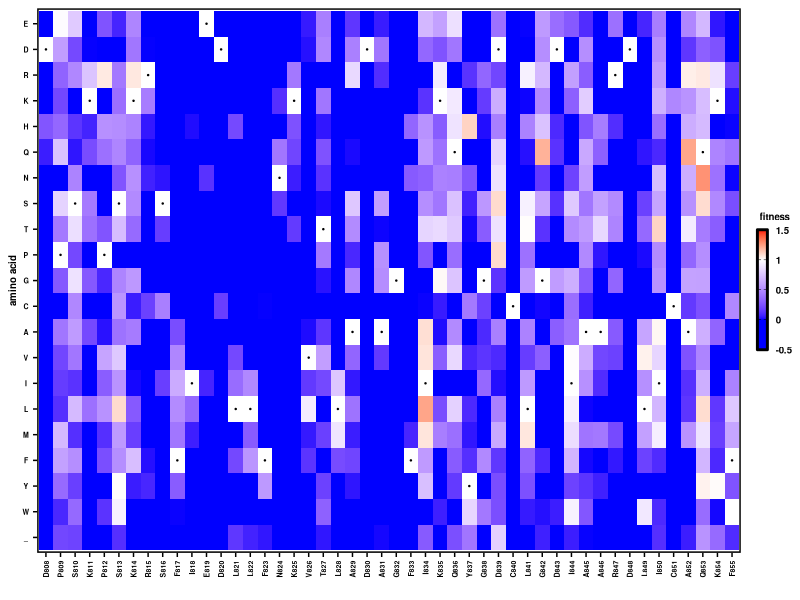

R code for this plot:
#R code
library(ggplot2)
library(scales)
library(RColorBrewer)
library(readr)
library(tidyr)
library(reshape)
library(stringr)
library(dplyr)
library(gridExtra)
library(stringr)
require(cowplot)

plot_score_heatmap <- function(fitness_table, WTresibox, start_resi, end_resi, legend_title){
  textsize <- 5
  fitness_table <- fitness_table %>%
    filter(Pos >= start_resi & Pos <= end_resi)
  WTresibox     <- WTresibox %>%
    filter(Pos >= start_resi & Pos <= end_resi) %>%
    mutate(x=x-min(x)+1)
  p <-  ggplot() +
    geom_tile(data=fitness_table,aes(x=resi,y=aa,fill=parameter)) +
    scale_fill_gradientn(colours=c("blue","blue","white","red"),
                         limits=c(-0.5,1.5),
                         values=rescale(c(-0.5,0,1,1.5)),
                         breaks=c(-0.5,0.5,0,1,1.5),
                         labels=c('-0.5','0.5','0','1','1.5'),
                         guide="colorbar",
                         na.value="grey") +
    theme_cowplot(12) +
    theme(plot.background = element_rect(fill = "white"),
          axis.text=element_text(size=textsize,face="bold",colour = 'black'),
          axis.text.x=element_text(angle=90,hjust=1,vjust=0.5,colour = 'black'),
          axis.text.y=element_text(hjust=0.5,vjust=0.5,colour = 'black'),
          axis.title=element_text(size=7,face="bold"),
          axis.line = element_line(colour = 'black', size = 0),
          panel.border = element_rect(colour = "black", fill=NA, size=1)) +
    guides(fill = guide_colorbar(title.theme=element_text(size=7,face="bold",colour='black',hjust=0.5),
                                 label.theme=element_text(size=7,face="bold",colour='black'),
                                 frame.colour="black",
                                 frame.linewidth = 1,
                                 ticks = TRUE,
                                 ticks.colour = "black",
                                 barwidth = 0.5, barheight = 6, title=legend_title)) +
    geom_point(data=WTresibox, aes(x=x, y=y), color='black', size=0.2) +
    xlab("") +
    ylab("amino acid")
}

aa_level <- rev(c('E','D','R','K','H','Q','N','S','T','P','G','C','A','V','I','L','M','F','Y','W','_'))

start_pos <- 808
end_pos   <- 855

df <- read_tsv('result/FP_DMS_fit.tsv') %>%
  filter(!grepl('silent',mut_class)) %>%
  filter(!grepl('WT',mut_class)) %>%
  mutate(resi=str_sub(mut,1,-2))
residues <- unique(df$resi)

df <- df %>%
  filter(!grepl('silent',mut_class)) %>%
  filter(!grepl('WT',mut_class)) %>%
  filter(avg_ipt_freq>= 0) %>%
  mutate(resi=str_sub(mut,1,-2)) %>%
  mutate(aa=str_sub(mut,-1,-1)) %>%
  filter(aa %in% aa_level) %>%
  mutate(aa=factor(aa,levels=aa_level)) %>%
  mutate(resi=factor(resi,levels=unique(residues))) %>%
  complete(resi, aa) %>%
  mutate(Pos=str_sub(resi,2,-1)) %>%
  mutate(Pos=as.numeric(as.character(Pos))) %>%
  arrange(Pos) %>%
  mutate(parameter=fit) %>% #adjust to select the parameter of interest
  mutate(parameter=case_when(str_sub(resi,1,1)==aa ~ 1, TRUE ~ parameter)) %>% #Set WT parameter (usually 0 or 1)
  mutate(Mutation=paste(resi,aa,sep='')) %>%
  select(Mutation, avg_ipt_freq, resi, Pos, aa, parameter) #Variable name for input freq may need to chance

WTresibox  <- df %>%
  select(resi,Pos) %>%
  unique() %>%
  mutate(WT_resi=str_sub(resi,1,1)) %>%
  mutate(x=seq(1,end_pos-start_pos+1)) %>%
  mutate(y=match(WT_resi,aa_level)) %>%
  select(resi,WT_resi,Pos,x, y)

print (range(df$parameter,na.rm=T))

legend_title <- "fitness"
p1 <- plot_score_heatmap(df, WTresibox, 808, 855, legend_title)
p <- grid.arrange(p1, nrow=1)
ggsave('graph/FP_fit_heatmap.png',p,width=4, height=2, dpi=300)
